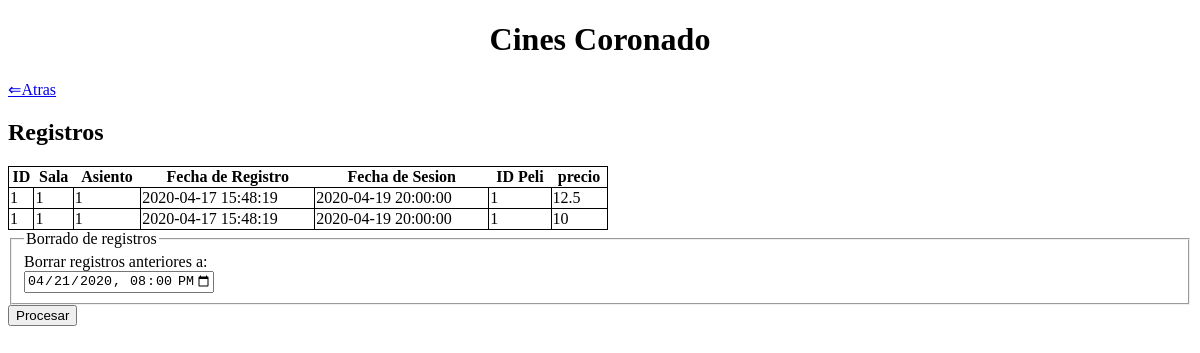
The page /registros.php on the database as committed earlier.
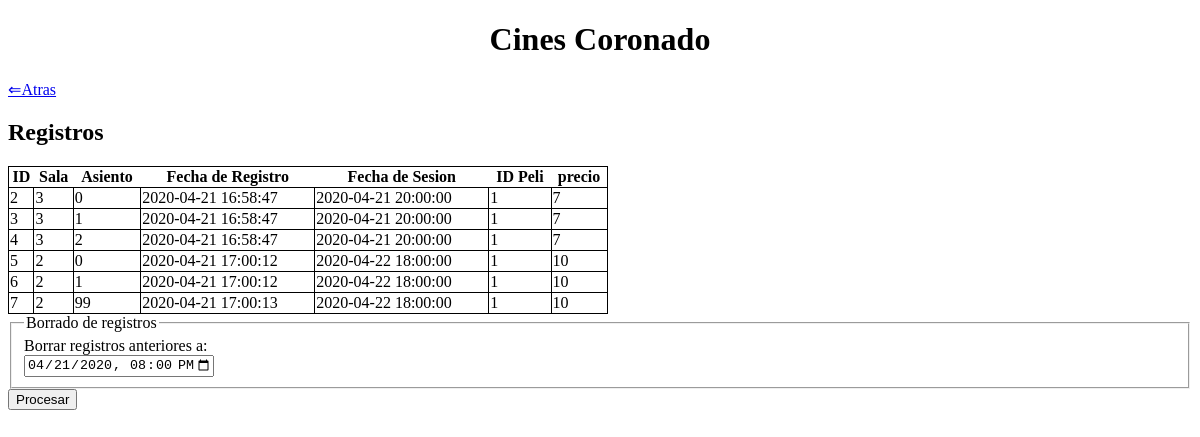
The same page on the database as committed later.
### tables this page shows
CREATE TABLE `registro` (
  `id` int(11) NOT NULL,
  `sesion` datetime NOT NULL,
  `id_sala` int(11) NOT NULL,
  `asiento` int(11) NOT NULL,
  `fecha` timestamp NOT NULL DEFAULT current_timestamp() ON UPDATE current_timestamp()
);

CREATE TABLE `sesion` (
  `fecha` datetime NOT NULL,
  `id_sala` int(11) NOT NULL,
  `id_peli` int(11) NOT NULL,
  `precio` float NOT NULL
);

### includes/DAOs/DAO.php (called while the page is built, shortened)
<?php
class DAO {
    private $mysqli = null;
    public function __construct(){
        if(!$this->mysqli){
            $this->mysqli = new mysqli("localhost", "root", "", "cine_php");
        }
    }
    protected function consultar($sql){
        if ($sql != "") {
            $consulta = $this->mysqli->query($sql) or die ($this->mysqli->error. " en la línea ".(__LINE__-1));
            $tablaDatos = array();
            if (substr($sql, 0, 6) == "SELECT") {
                if ($consulta) {
                    while ($fila = mysqli_fetch_assoc($consulta)){
                        array_push($tablaDatos, $fila);
                    }
                }
            }
            return $tablaDatos;
        }
        else {
            return 0;
        }
    }
}
?>

### includes/controller.php (called while the page is built, shortened)
<?php
require_once(__DIR__ . '/DAOs/registroDAO.php');
class controller{
    private $registroDAO;
    private static $instance = null;
    public function __construct(){
        $this->registroDAO = new registroDAO();
    }
     public static function getInstance() {
        if (null === self::$instance) {
            self::$instance = new self();
        }
        return self::$instance;
    }
    public function selectAllRegistros()
    {
        return $this->registroDAO->selectAll();
    }
}

### includes/config.php (called while the page is built, shortened)
<?php
require_once __DIR__.'/controller.php';
$ctrl = controller::getInstance();
?>

### includes/DAOs/registroDAO.php (called while the page is built, shortened)
<?php
require_once(__DIR__.'/DAO.php');
class registroDAO extends DAO
{
    public function selectAll()
    {
        $query =
        "SELECT r.id as id_registro, r.sesion, r.id_sala, r.asiento, r.fecha as fecha_registro, s.id_peli, s.precio
         FROM registro r
         JOIN sesion s ON r.sesion = s.fecha";
        return $this->consultar($query);
    }
}
?>

### registros.php (the view, shortened to what this page needs)
<?php
	require_once 'includes/config.php';
?>
<!DOCTYPE html>
<html>
<head>
</head>
<body>
	<h1 align="center">Cines Coronado</h1>
	<a href="index.php"> ⇐Atras </a>
	<h2>Registros</h2>
	<?php
	$datos = $ctrl->selectAllRegistros();
	echo
	'<table>
     <tr> <th>ID</th> <th>Sala</th> <th>Asiento</th> <th>Fecha de Registro</th> <th>Fecha de Sesion</th>
          <th>ID Peli</th> <th>precio</th> </tr>';
	foreach ($datos as $valor)
	{
	    echo
	    '<tr>
	    <td>'.$valor['id_registro'].'</td>
        <td>'.$valor['id_sala'].'</td>
        <td>'.$valor['asiento'].'</td>
        <td>'.$valor['fecha_registro'].'</td>
        <td>'.$valor['sesion'].'</td>
        <td>'.$valor['id_peli'].'</td>
        <td>'.$valor['precio'].'</td>
	    </tr>';
	}
	echo '</table>';
	?>
	<form action="procesarRegistro.php" method="post">
		<fieldset>
		<legend>Borrado de registros</legend>
			Borrar registros anteriores a:<br>
            <input type="datetime-local" name="fecha" value=<?php echo substr(date("c", time()), 0, 14)."00";?>
            max=<?php echo substr(date("c", time()), 0, 16);?>><br>
  		</fieldset>
        <input type="submit" name="procesar" value="Procesar">
    </form>
</body>
</html>

### registros.php (style rules this page uses)
table { border: 1px solid black; border-collapse: collapse; width: 600px; }
td { border: 1px solid black; }

Rows that differ between the two databases and show on the page:
removed registro: id "1", id_sala "1", asiento "1", fecha "2020-04-17 15:48:19", sesion "2020-04-19 20:00:00", sesion.id_peli "1", sesion.precio "12.5", sesion.precio "10"
added registro: id "2", id_sala "3", asiento "0", fecha "2020-04-21 16:58:47", sesion "2020-04-21 20:00:00", sesion.id_peli "1", sesion.precio "7"
added registro: id "3", id_sala "3", asiento "1", fecha "2020-04-21 16:58:47", sesion "2020-04-21 20:00:00", sesion.id_peli "1", sesion.precio "7"
added registro: id "4", id_sala "3", asiento "2", fecha "2020-04-21 16:58:47", sesion "2020-04-21 20:00:00", sesion.id_peli "1", sesion.precio "7"
added registro: id "5", id_sala "2", asiento "0", fecha "2020-04-21 17:00:12", sesion "2020-04-22 18:00:00", sesion.id_peli "1", sesion.precio "10"
added registro: id "6", id_sala "2", asiento "1", fecha "2020-04-21 17:00:12", sesion "2020-04-22 18:00:00", sesion.id_peli "1", sesion.precio "10"
added registro: id "7", id_sala "2", asiento "99", fecha "2020-04-21 17:00:13", sesion "2020-04-22 18:00:00", sesion.id_peli "1", sesion.precio "10"
